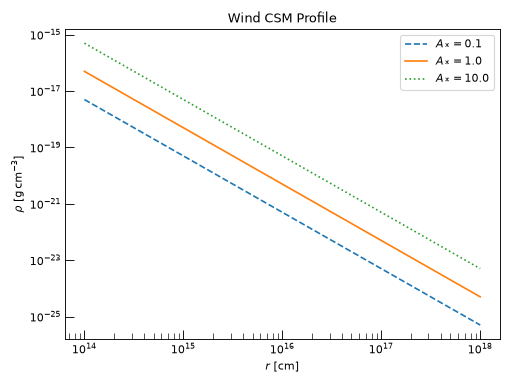

Python code for this plot:
import numpy as np
import astropy.units as u
import matplotlib.pyplot as plt
from trilobite.dynamics.profiles.csm import WindCSMProfile
from trilobite.utils.plot_utils import set_plot_style

set_plot_style()
r = np.geomspace(1e14, 1e18, 300) * u.cm
fig, ax = plt.subplots()
for A_star, ls in [(0.1, '--'), (1.0, '-'), (10.0, ':')]:
    rho = WindCSMProfile.eval(r, A_star=A_star)
    ax.loglog(r.to(u.cm).value, rho.to(u.g / u.cm**3).value,
              ls=ls, label=fr'$A_* = {A_star}$')
ax.set_xlabel(r'$r\ [\mathrm{cm}]$')
ax.set_ylabel(r'$\rho\ [\mathrm{g\,cm^{-3}}]$')
ax.set_title('Wind CSM Profile')
ax.legend()
plt.tight_layout()
